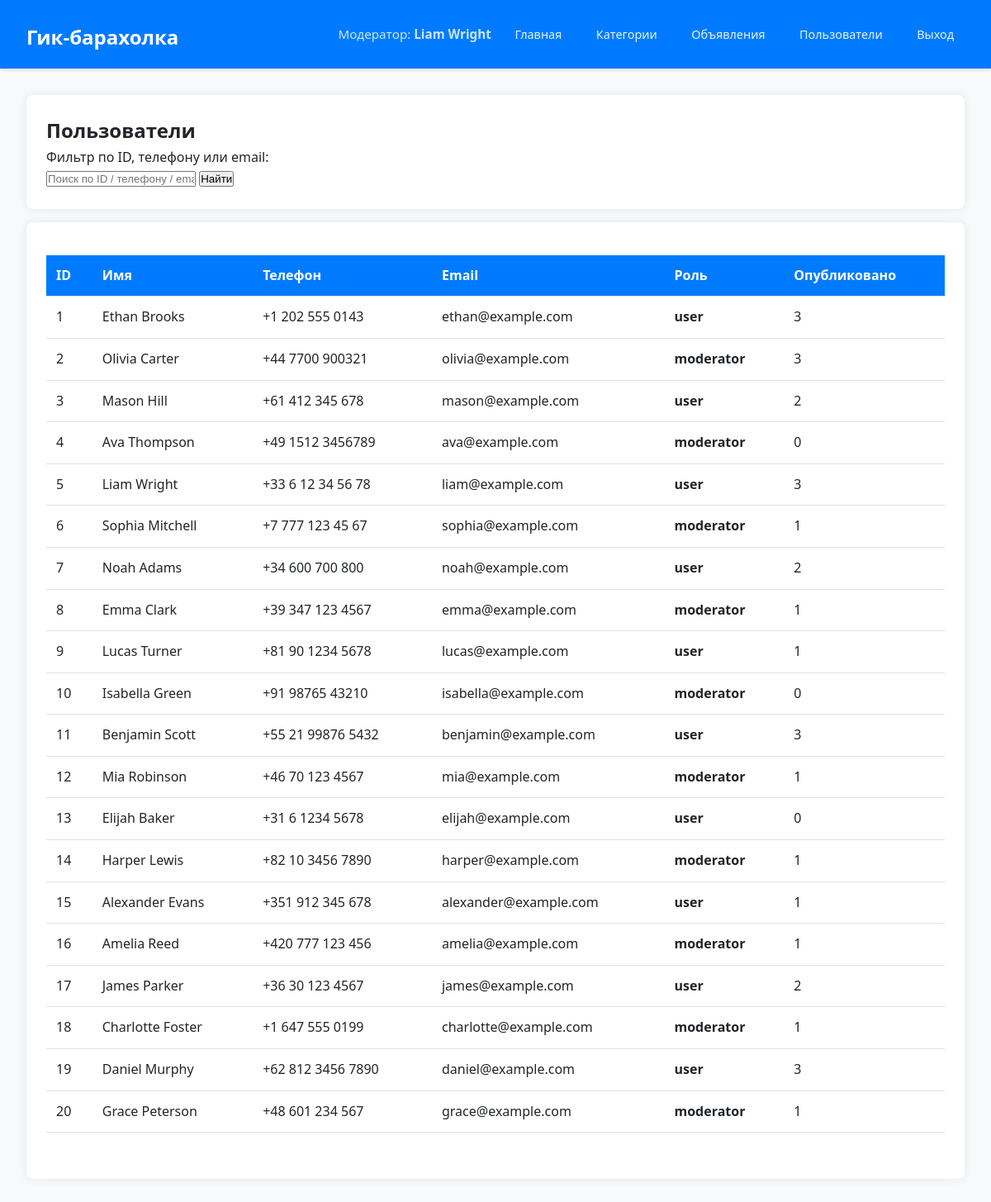
/users (signed in), run on the app's committed database.
### app/models.py (models this page shows)
class User(db.Model, UserMixin):
    id = db.Column(db.Integer, primary_key=True)
    name = db.Column(db.String(100), nullable=False)
    phone = db.Column(db.String(20), nullable=False)
    email = db.Column(db.String(100), nullable=False, unique=True)
    password_hash = db.Column(db.String(200), nullable=False)
    role = db.Column(db.String(20), default="user")
    adverts = db.relationship("Advert", back_populates="user", lazy=True)

### app/routes.py (the view, shortened to what this page needs)
@bp.route("/users")
@login_required
def users():
    search = request.args.get("search", "").strip()
    query = User.query
    users = query.all()
    user_stats = []
    for user in users:
        pub_count = Advert.query.filter(
            Advert.user_id == user.id,
            Advert.status == "published"
        ).count()
        user_stats.append((user, pub_count))
    return render_template("admin/users.html", user_stats=user_stats, search=search)

### app/auth.py (called while the page is built)
@login_manager.user_loader
def load_user(user_id):
    return User.query.get(int(user_id))

### run.py (called while the page is built)
@app.before_request
def create_tables():
    with app.app_context():
        db.create_all()

### templates/admin/users.html (shortened to what this page needs)
{% extends "base.html" %}
{% block content %}
<div class="content-box">
  <h2>Пользователи</h2>
  <p>Фильтр по ID, телефону или email:</p>
  <form method="GET" class="search-form">
    <input type="text" name="search" value="{{ search }}" placeholder="Поиск по ID / телефону / email">
    <button type="submit">Найти</button>
  </form>
</div>
<div class="content-box">
  <table>
    <thead>
      <tr>
        <th>ID</th>
        <th>Имя</th>
        <th>Телефон</th>
        <th>Email</th>
        <th>Роль</th>
        <th>Опубликовано</th>
      </tr>
    </thead>
    <tbody>
      {% for user, pub_count in user_stats %}
        <tr>
          <td>{{ user.id }}</td>
          <td>{{ user.name }}</td>
          <td>{{ user.phone }}</td>
          <td>{{ user.email }}</td>
          <td><strong>{{ user.role }}</strong></td>
          <td>{{ pub_count }}</td>
        </tr>
      {% endfor %}
    </tbody>
  </table>
</div>
{% endblock %}

### templates/base.html (shortened to what this page needs)
<!DOCTYPE html>
<html lang="ru">
<head>
  <link rel="stylesheet" href="{{ url_for('static', filename='css/styles.css') }}">
</head>
<body>
  <header>
    <h1><a href="{{ url_for('routes.home') }}">Гик‑барахолка</a></h1>
    <nav>
      {% if current_user.is_authenticated %}
        <span>Модератор: <strong>{{ current_user.name }}</strong></span>
        <a href="{{ url_for('routes.home') }}">Главная</a>
        <a href="{{ url_for('routes.categories') }}">Категории</a>
        <a href="{{ url_for('routes.adverts') }}">Объявления</a>
        <a href="{{ url_for('routes.users') }}">Пользователи</a>
        <a href="{{ url_for('auth.logout') }}">Выход</a>
      {% endif %}
    </nav>
  </header>
  <main>
    {% block content %}{% endblock %}
  </main>
</body>
</html>

### static/css/styles.css (style rules this page uses)
* { box-sizing: border-box; margin: 0; padding: 0; }
body { font-family: 'Segoe UI', Tahoma, Geneva, Verdana, sans-serif; background: #f8f9fa; color: #212529; line-height: 1.6; }
header { background: #007bff; color: white; padding: 1rem 2rem; display: flex; justify-content: space-between; align-items: center; box-shadow: 0 2px 4px rgba(0, 0, 0, 0.1); }
header a { color: white; text-decoration: none; }
header h1 a { font-size: 1.5rem; font-weight: 600; }
nav { display: flex; align-items: center; gap: 1rem; font-size: 0.9rem; }
nav span { color: #cce5ff; font-size: 0.95rem; }
nav a { color: #e6f3ff; padding: 0.4rem 0.8rem; border-radius: 4px; transition: background 0.2s; }
main { padding: 2rem; }
.content-box { background: white; border-radius: 8px; box-shadow: 0 0 12px rgba(0, 0, 0, 0.08); padding: 1.5rem; margin-bottom: 1rem; }
table { width: 100%; border-collapse: collapse; margin: 1rem 0 2rem; }
th, td { padding: 0.75rem; text-align: left; border-bottom: 1px solid #dee2e6; }
th { background: #007bff; color: white; font-weight: 600; }

### data on the page
User: name "Liam Wright", id "5", phone "+33 6 12 34 56 78", email "liam@example.com", role "user", pub_count "3"
User: id "1", name "Ethan Brooks", phone "+1 202 555 0143", email "ethan@example.com", role "user", pub_count "3"
User: id "2", name "Olivia Carter", phone "+44 7700 900321", email "olivia@example.com", role "moderator", pub_count "3"
User: id "3", name "Mason Hill", phone "+61 412 345 678", email "mason@example.com", role "user", pub_count "2"
User: id "4", name "Ava Thompson", phone "+49 1512 3456789", email "ava@example.com", role "moderator", pub_count "0"
User: id "6", name "Sophia Mitchell", phone "+7 777 123 45 67", email "sophia@example.com", role "moderator", pub_count "1"
User: id "7", name "Noah Adams", phone "+34 600 700 800", email "noah@example.com", role "user", pub_count "2"
User: id "8", name "Emma Clark", phone "+39 347 123 4567", email "emma@example.com", role "moderator", pub_count "1"
User: id "9", name "Lucas Turner", phone "+81 90 1234 5678", email "lucas@example.com", role "user", pub_count "1"
User: id "10", name "Isabella Green", phone "+91 98765 43210", email "isabella@example.com", role "moderator", pub_count "0"
User: id "11", name "Benjamin Scott", phone "+55 21 99876 5432", email "benjamin@example.com", role "user", pub_count "3"
User: id "12", name "Mia Robinson", phone "+46 70 123 4567", email "mia@example.com", role "moderator", pub_count "1"
User: id "13", name "Elijah Baker", phone "+31 6 1234 5678", email "elijah@example.com", role "user", pub_count "0"
User: id "14", name "Harper Lewis", phone "+82 10 3456 7890", email "harper@example.com", role "moderator", pub_count "1"
User: id "15", name "Alexander Evans", phone "+351 912 345 678", email "alexander@example.com", role "user", pub_count "1"
User: id "16", name "Amelia Reed", phone "+420 777 123 456", email "amelia@example.com", role "moderator", pub_count "1"
User: id "17", name "James Parker", phone "+36 30 123 4567", email "james@example.com", role "user", pub_count "2"
User: id "18", name "Charlotte Foster", phone "+1 647 555 0199", email "charlotte@example.com", role "moderator", pub_count "1"
User: id "19", name "Daniel Murphy", phone "+62 812 3456 7890", email "daniel@example.com", role "user", pub_count "3"
User: id "20", name "Grace Peterson", phone "+48 601 234 567", email "grace@example.com", role "moderator", pub_count "1"
